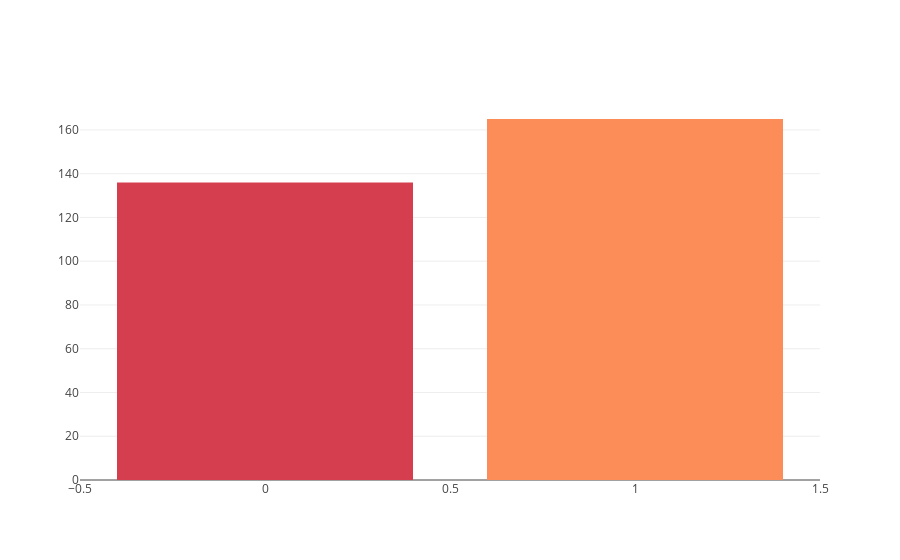
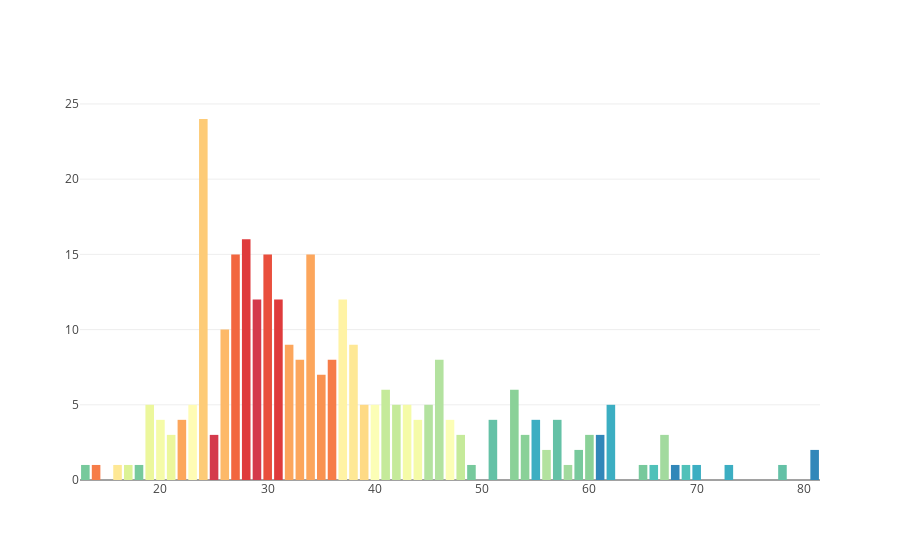
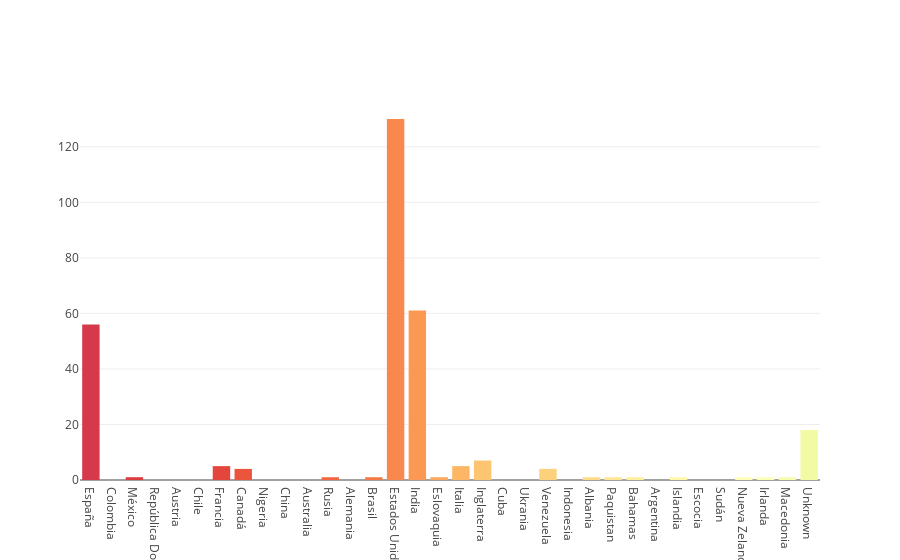
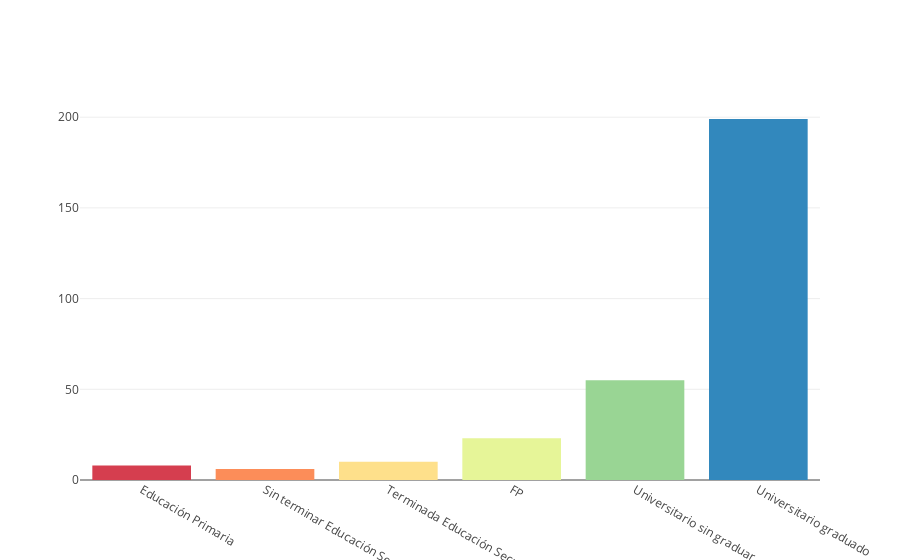

Notebook source saved alongside these figures, in order:
### Code cell
visualize_personal_info_by_cultural_clusters_esp(dataframe_with_clusters_esp)
